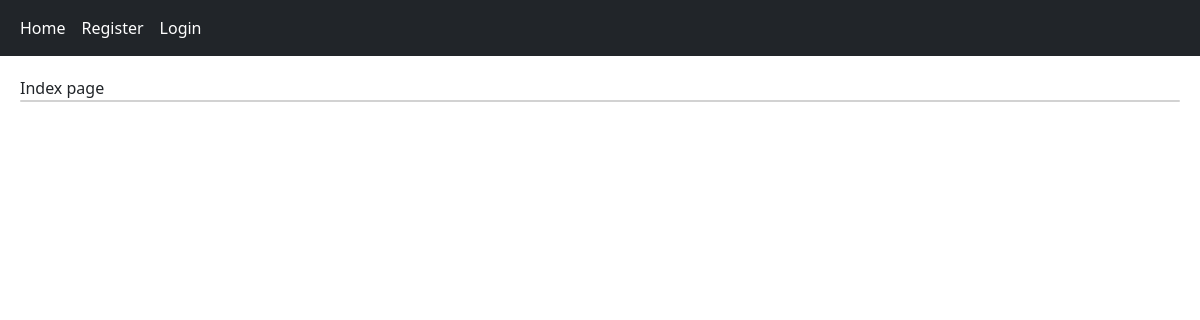
The app's page /, older data.
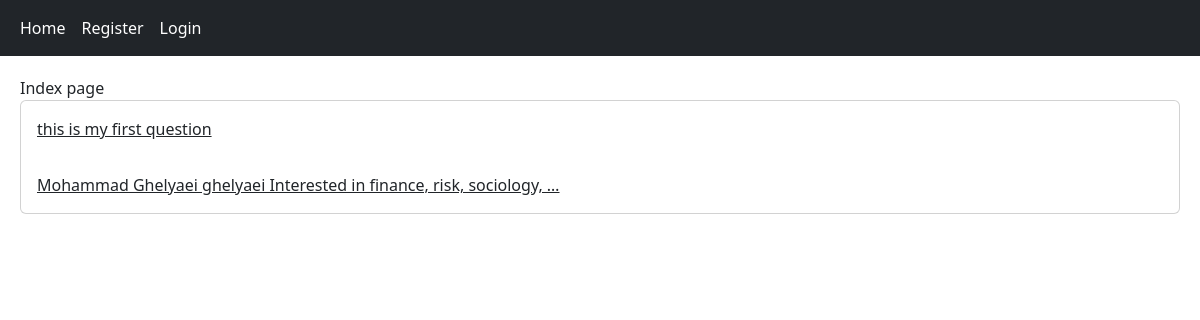
The same page, newer data.
### home/models.py (models this page shows, shortened)
class Post(models.Model):
    user = models.ForeignKey(User, on_delete=models.CASCADE)
    body = models.TextField()
    slug = models.SlugField()
    created = models.DateTimeField(auto_now_add=True)
    updated = models.DateTimeField(auto_now=True)
    def get_absolute_url(self):
        return reverse('home:post_detail', args=(self.id, self.slug))

### home/views.py (the view)
# urls.py: path('', views.HomeView.as_view(), name='home'),
class HomeView(View):
    def get(self, request):
        posts = Post.objects.all()
        return render(request, 'home/index.html', {'posts':posts})

### home/templates/home/index.html
{% extends 'base.html' %}
{% block content %}
    Index page
    <div class="card">
        {% for post in posts %}
            <a href="{{ post.get_absolute_url }}"class="card-body">{{ post.body|truncatewords:8 }}</a>
        {% endfor %}
    </div>
{% endblock %}

### templates/base.html (shortened to what this page needs)
<!DOCTYPE html>
<html lang="en">
<head>
<link href="https://cdn.jsdelivr.net/npm/bootstrap@5.2.3/dist/css/bootstrap.min.css" rel="stylesheet">
</head>
<body>
    {% include 'inc/navbar.html' %}
    <div class="jumbotron">
        {% block content %} {% endblock %}
    </div>
</body>
</html>

### templates/inc/navbar.html
<nav class="navbar navbar-expand-lg navbar-dark bg-dark">
    <div class="container-fluid">
        <div class="navbar-nav">
            <a class="nav-link active" href="{% url 'home:home' %}">Home</a>
            {% if request.user.is_authenticated %}
            <a class="nav-link active" href="{% url 'account:user_profile' request.user.id %}">Profile</a>
            <a class="nav-link active" href="{% url 'account:user_logout' %}">Logout</a>
            {% else %}
            <a class="nav-link active" href="{% url 'account:user_register' %}">Register</a>
            <a class="nav-link active" href="{% url 'account:user_login' %}">Login</a>
            {% endif %}
        </div>
    </div>
</nav>

### templates/base.html (style rules this page uses)
.jumbotron { padding: 20px; margin-bottom: 20px background-color: #e9ecef; }

Row changes from the older to the newer data that the page shows:
added Post: body "this is my first question"
added Post: body "Mohammad Ghelyaei ghelyaei Interested in finance, risk, sociology, …"
